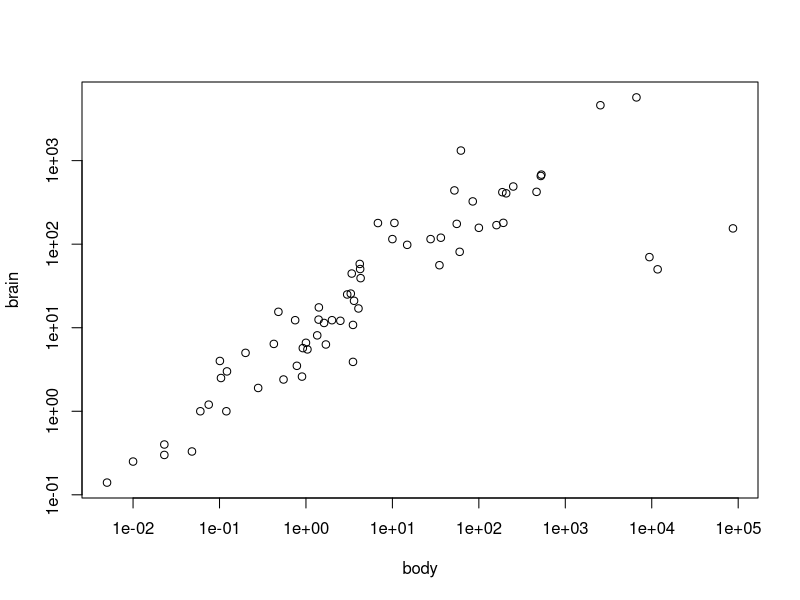
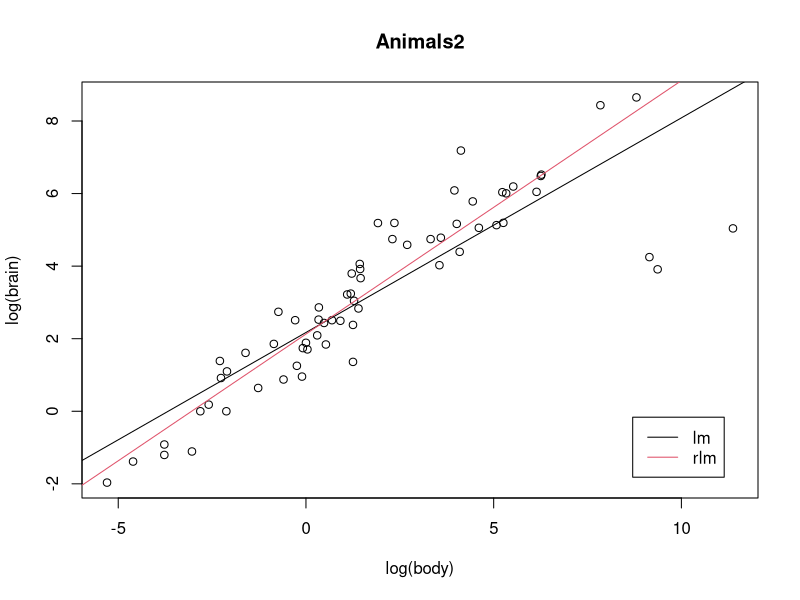
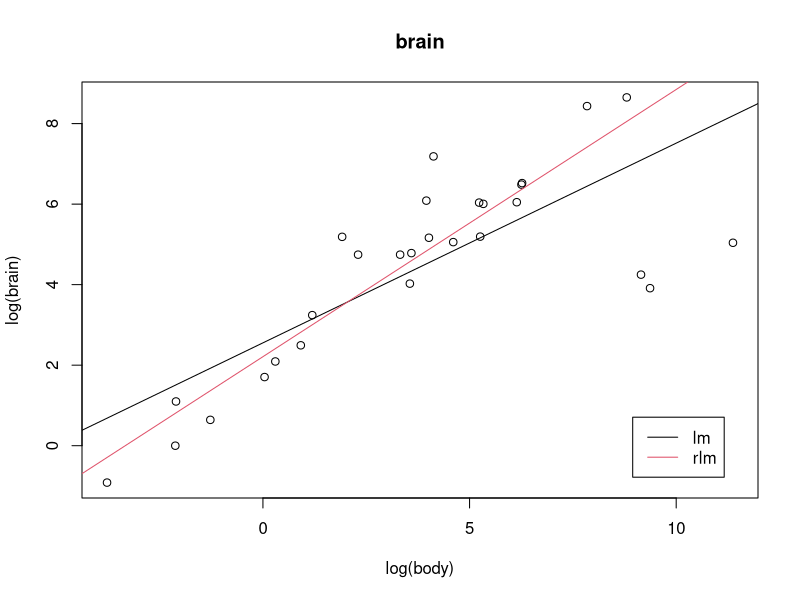
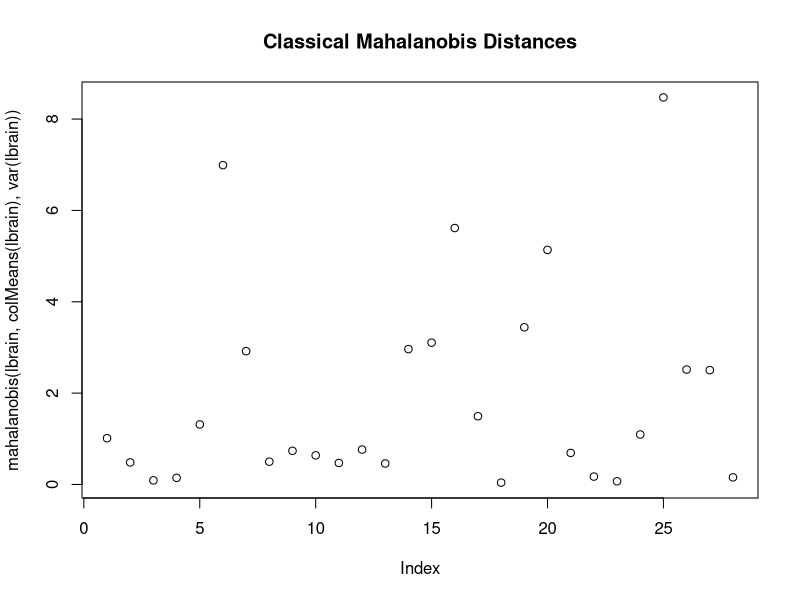
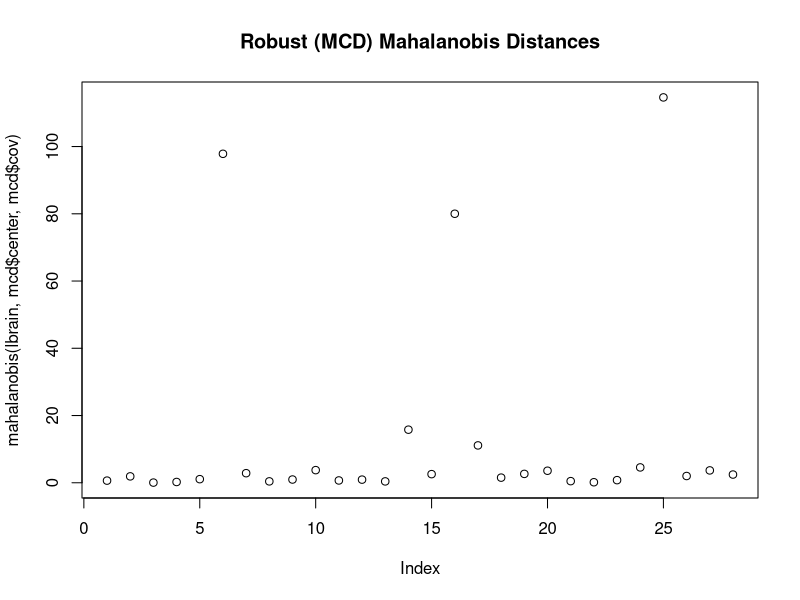

Source code (R) for these figures, in order:
library(robustbase)


### Name: Animals2
### Title: Brain and Body Weights for 65 Species of Land Animals
### Aliases: Animals2
### Keywords: datasets

### ** Examples

data(Animals2)
## Sensible Plot needs doubly logarithmic scale
plot(Animals2, log = "xy")

## Regression example plot:
plotbb <- function(bbdat) {
  d.name <- deparse(substitute(bbdat))
  plot(log(brain) ~ log(body), data = bbdat, main = d.name)
  abline(       lm(log(brain) ~ log(body), data = bbdat))
  abline(MASS::rlm(log(brain) ~ log(body), data = bbdat), col = 2)
  legend("bottomright", leg = c("lm", "rlm"), col=1:2, lwd=1, inset = 1/20)
}
plotbb(bbdat = Animals2)

## The `same' plot for Rousseeuw's subset:
data(Animals, package = "MASS")
brain <- Animals[c(1:24, 26:25, 27:28),]
plotbb(bbdat = brain)

lbrain <- log(brain)
plot(mahalanobis(lbrain, colMeans(lbrain), var(lbrain)),
     main = "Classical Mahalanobis Distances")
mcd <- covMcd(lbrain)
plot(mahalanobis(lbrain,mcd$center,mcd$cov),
     main = "Robust (MCD) Mahalanobis Distances")
